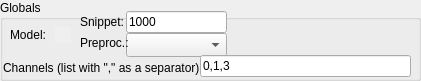
   <widget class="QGroupBox" name="groupBox_9">
    <property name="geometry">
     <rect>
      <x>0</x>
      <y>0</y>
      <width>421</width>
      <height>81</height>
     </rect>
    </property>
    <property name="title">
     <string>Globals</string>
    </property>
    <widget class="QLabel" name="label_14">
     <property name="geometry">
      <rect>
       <x>10</x>
       <y>27</y>
       <width>41</width>
       <height>16</height>
      </rect>
     </property>
     <property name="text">
      <string>Model:</string>
     </property>
    </widget>
    <widget class="QLabel" name="Model_ready_label">
     <property name="geometry">
      <rect>
       <x>55</x>
       <y>27</y>
       <width>16</width>
       <height>16</height>
      </rect>
     </property>
     <property name="autoFillBackground">
      <bool>true</bool>
     </property>
     <property name="text">
      <string/>
     </property>
    </widget>
    <widget class="QLabel" name="label_10">
     <property name="geometry">
      <rect>
       <x>80</x>
       <y>14</y>
       <width>51</width>
       <height>16</height>
      </rect>
     </property>
     <property name="text">
      <string>Snippet:</string>
     </property>
    </widget>
    <widget class="QLineEdit" name="classification_snippet_size_text">
     <property name="geometry">
      <rect>
       <x>126</x>
       <y>11</y>
       <width>101</width>
       <height>22</height>
      </rect>
     </property>
     <property name="text">
      <string>1000</string>
     </property>
    </widget>
    <widget class="QComboBox" name="classification_preproc_dropdown">
     <property name="geometry">
      <rect>
       <x>126</x>
       <y>33</y>
       <width>101</width>
       <height>24</height>
      </rect>
     </property>
     <property name="currentText">
      <string/>
     </property>
     <property name="currentIndex">
      <number>-1</number>
     </property>
     <property name="placeholderText">
      <string>None</string>
     </property>
     <item>
      <property name="text">
       <string>None</string>
      </property>
     </item>
     <item>
      <property name="text">
       <string>torch_MEL</string>
      </property>
     </item>
     <item>
      <property name="text">
       <string>torch_MEL_rel</string>
      </property>
     </item>
     <item>
      <property name="text">
       <string>torch_FFT</string>
      </property>
     </item>
     <item>
      <property name="text">
       <string>torch_FFT_rel</string>
      </property>
     </item>
     <item>
      <property name="text">
       <string>torch_MFCC</string>
      </property>
     </item>
     <item>
      <property name="text">
       <string>torch_WFFT</string>
      </property>
     </item>
     <item>
      <property name="text">
       <string>torch_GrifLim</string>
      </property>
     </item>
     <item>
      <property name="text">
       <string>torch_LFCC</string>
      </property>
     </item>
     <item>
      <property name="text">
       <string>torch_SpecCentr</string>
      </property>
     </item>
     <item>
      <property name="text">
       <string>tocrh_DWT</string>
      </property>
     </item>
    </widget>
    <widget class="QLabel" name="label_15">
     <property name="geometry">
      <rect>
       <x>80</x>
       <y>35</y>
       <width>50</width>
       <height>16</height>
      </rect>
     </property>
     <property name="text">
      <string>Preproc.:</string>
     </property>
    </widget>
    <widget class="QLabel" name="label_25">
     <property name="geometry">
      <rect>
       <x>3</x>
       <y>60</y>
       <width>201</width>
       <height>16</height>
      </rect>
     </property>
     <property name="text">
      <string>Channels (list with &quot;,&quot; as a separator):</string>
     </property>
    </widget>
    <widget class="QLineEdit" name="classification_user_channels_text_box">
     <property name="geometry">
      <rect>
       <x>200</x>
       <y>55</y>
       <width>211</width>
       <height>22</height>
      </rect>
     </property>
     <property name="text">
      <string>0,1,3</string>
     </property>
    </widget>
   </widget>
